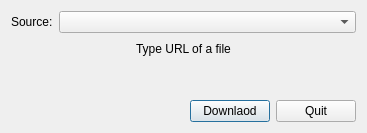
<?xml version="1.0" encoding="UTF-8"?>
<ui version="4.0">
 <class>HttpDownload</class>
 <widget class="QDialog" name="HttpDownload">
  <property name="geometry">
   <rect>
    <x>0</x>
    <y>0</y>
    <width>367</width>
    <height>133</height>
   </rect>
  </property>
  <property name="windowTitle">
   <string>HttpDownload</string>
  </property>
  <layout class="QGridLayout" name="gridLayout">
   <item row="2" column="2">
    <spacer name="verticalSpacer">
     <property name="orientation">
      <enum>Qt::Vertical</enum>
     </property>
     <property name="sizeHint" stdset="0">
      <size>
       <width>291</width>
       <height>27</height>
      </size>
     </property>
    </spacer>
   </item>
   <item row="0" column="0">
    <widget class="QLabel" name="urlLabel">
     <property name="text">
      <string>Source:</string>
     </property>
    </widget>
   </item>
   <item row="3" column="0" colspan="3">
    <layout class="QHBoxLayout" name="horizontalLayout_3">
     <item>
      <spacer name="horizontalSpacer">
       <property name="orientation">
        <enum>Qt::Horizontal</enum>
       </property>
       <property name="sizeHint" stdset="0">
        <size>
         <width>40</width>
         <height>20</height>
        </size>
       </property>
      </spacer>
     </item>
     <item>
      <widget class="QPushButton" name="downloadButton">
       <property name="text">
        <string>Downlaod</string>
       </property>
      </widget>
     </item>
     <item>
      <widget class="QPushButton" name="quitButton">
       <property name="text">
        <string>Quit</string>
       </property>
      </widget>
     </item>
    </layout>
   </item>
   <item row="1" column="0" colspan="3">
    <layout class="QHBoxLayout" name="horizontalLayout_2">
     <item>
      <spacer name="horizontalSpacer_2">
       <property name="orientation">
        <enum>Qt::Horizontal</enum>
       </property>
       <property name="sizeHint" stdset="0">
        <size>
         <width>40</width>
         <height>20</height>
        </size>
       </property>
      </spacer>
     </item>
     <item>
      <widget class="QLabel" name="statusLabel">
       <property name="text">
        <string>Type URL of a file</string>
       </property>
      </widget>
     </item>
     <item>
      <spacer name="horizontalSpacer_3">
       <property name="orientation">
        <enum>Qt::Horizontal</enum>
       </property>
       <property name="sizeHint" stdset="0">
        <size>
         <width>40</width>
         <height>20</height>
        </size>
       </property>
      </spacer>
     </item>
    </layout>
   </item>
   <item row="0" column="1" colspan="2">
    <widget class="QComboBox" name="urlList"/>
   </item>
  </layout>
 </widget>
 <layoutdefault spacing="6" margin="11"/>
 <resources/>
 <connections/>
</ui>
